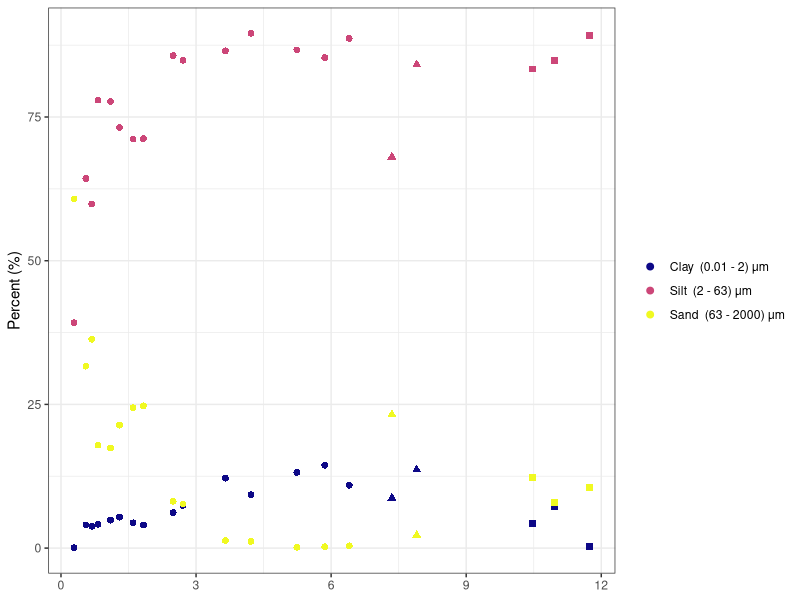
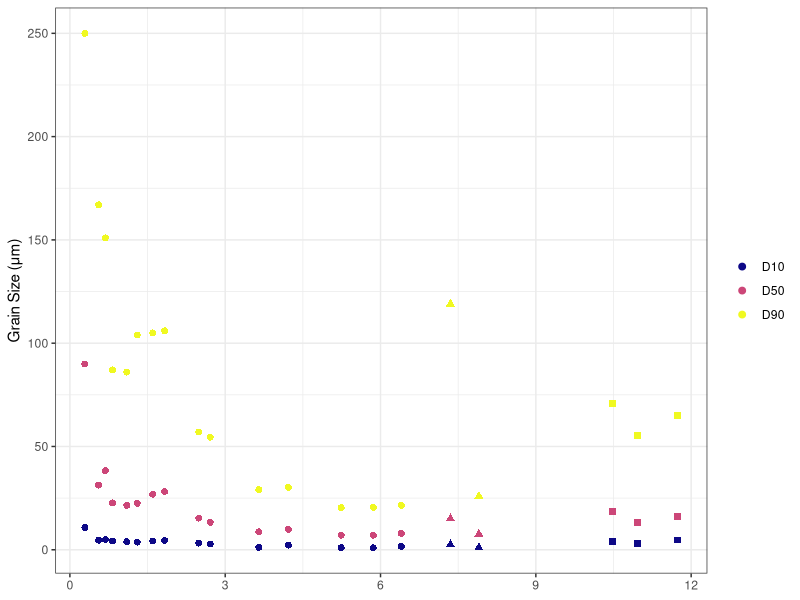
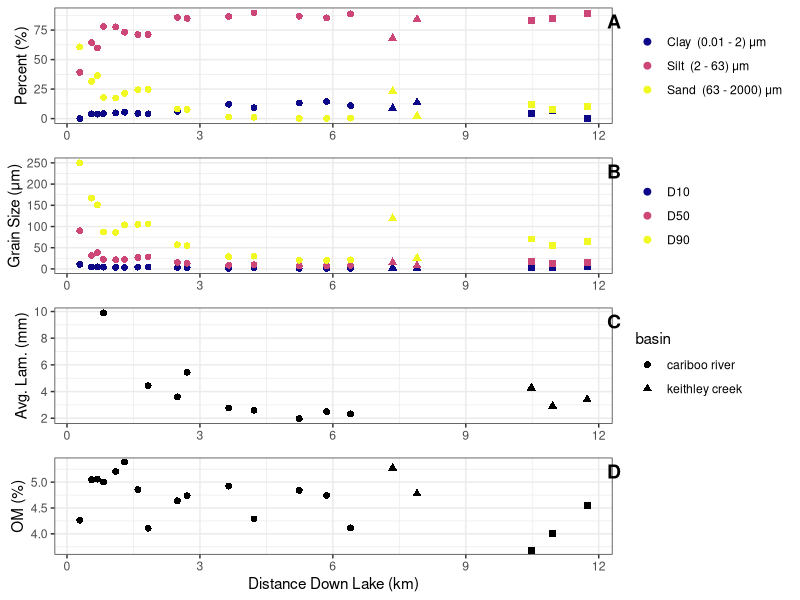

The R source for these figures, in order: (Note: this script raises an error after producing the figures.)
library(tidyverse)
library(viridis)

# Data ####
gs <- readxl::read_xlsx('data/Sediment/Grain Size/CB17_GrainSize_Ekmans.xlsx', sheet = 2) |> 
  select(ID = `Core Number`,
         dist = `Distance Frm Delta (km)`,
         depth = Depth,
         basin = `sub-basin`,
         D10 = `Dx (10)`,
         D50 = `Dx (50)`,
         D90 = `Dx (90)`,
         `Clay  (0.01 - 2) μm`,
         `Silt  (2 - 63) μm`,
         `Sand  (63 - 2000) μm`
         ) 

ek_meta <- gs |> select(ID:basin) |> distinct()
  
varve <- read_csv('data/ekman/EK_varveCounting_orig_long_analysis.csv') |> 
  select(
    ID = core_num,
    thickness = layer_thickness_mm
  ) |> 
  group_by(ID) |> 
  summarise(Lam_Thickness = mean(thickness, na.rm = T),
            n_samples = n()) |> 
  mutate(ID = as.numeric(gsub(".*?([0-9]+).*" , "\\1", ID))) |> 
  left_join(ek_meta, by = 'ID') 

loi <- readxl::read_xlsx('data/Sediment/LOI/LOI_Cariboo_EkmanBulkSamples.xlsx', sheet = 5, skip = 1) |> 
  select(
    ID = `Core #`,
    # dist = `Distance Frm Delta (km)`,
    # depth = Depth,
    # loi_initial = `Initial Results`,
    LOI = `LOI (%) Second Round`,
    loi_notes = Notes
  ) |> 
  filter(is.na(ID) == F) |> 
  mutate(ID = as.numeric(gsub(".*?([0-9]+).*" , "\\1", ID))) |> 
  left_join(ek_meta, by = 'ID') 

# Plot ####
gs_plot_grains <- 
  gs |> 
  pivot_longer(`Clay  (0.01 - 2) μm`:`Sand  (63 - 2000) μm`, 
               names_to = 'grain_size_stat', 
               values_to = 'gs_value') |> 
  ggplot(aes(x = dist, 
             y = gs_value, 
             color = factor(grain_size_stat, levels = c("Clay  (0.01 - 2) μm", 
                                                                "Silt  (2 - 63) μm", 
                                                                "Sand  (63 - 2000) μm")),
             shape = basin)) +
  geom_point(size = 2) +
  ylab('Percent (%)') +
  scale_shape_discrete(guide = 'none') +
  theme_bw() +
  theme(axis.title.x = element_blank(), legend.title = element_blank()) +
  scale_color_manual(values = viridis(3, option = 'C'))

gs_plot_grains
  
gs_plot_dist <- 
    gs |> 
    pivot_longer(D10:D90, 
                 names_to = 'grain_size_stat', 
                 values_to = 'gs_value') |> 
  ggplot(aes(x = dist, y = gs_value, color = grain_size_stat, shape = basin)) +
    geom_point(size = 2) +
    ylab('Grain Size (μm)') +
    scale_shape_discrete(guide = 'none') +
    theme_bw() +
    theme(axis.title.x = element_blank(), legend.title = element_blank()) +
  scale_color_manual(values = viridis(3, option = 'C'))

gs_plot_dist

varve_plot <- ggplot(varve, aes(x = dist, y = Lam_Thickness, shape = basin)) +
  geom_point(size = 2) +
  xlim(c(0.290,NA)) +
  ylab('Avg. Lam. (mm)') +
  theme_bw() +
  theme(axis.title.x = element_blank()) +
  scale_color_brewer(palette = 'Set2', name = '') +
  scale_shape_discrete()

loi_plot <- ggplot(loi, aes(x = dist, y = LOI, shape = basin)) +
  geom_point(size = 2) +
  ylab('OM (%)') +
  xlab('Distance Down Lake (km)')+
  scale_color_brewer(palette = 'Set2', name = '') +
  scale_shape_discrete(guide = 'none') +
  theme_bw()

p <- list(gs_plot_grains, gs_plot_dist, varve_plot, loi_plot)


cp <- cowplot::plot_grid(plotlist = p, nrow=length(p), 
                         # labels = LETTERS[seq( from = 1, to = length(p) )], 
                         labels = "AUTO",
                         label_y = 0.95,
                         label_x = .75,
                         align = 'v',
                         axis = 'tblr')

cp

cowplot::save_plot('sage-submission/figs/ekman_seds.jpg', plot = cp, base_width = 7, base_height = 4)

saveRDS(cp, file = 'figs/ekman/ekman_seds.rds')
  

